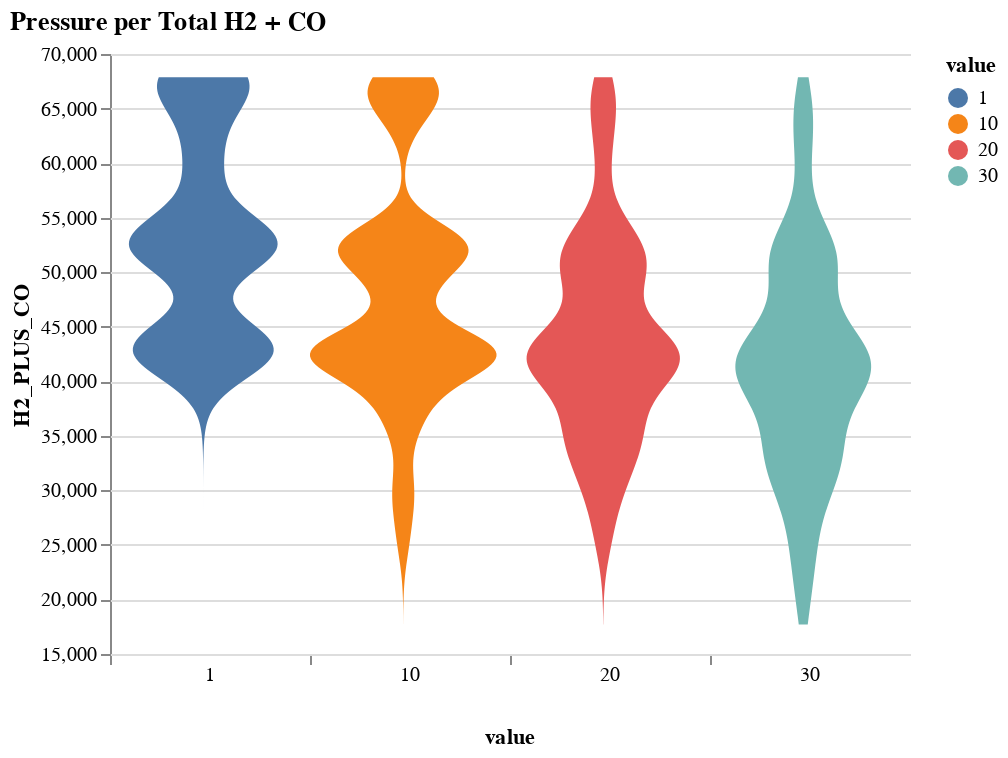

The cell this chart's notebook holds for it:
### Code cell
df1=merged_subset[["pressure","H2_PLUS_CO"]].melt(id_vars=['H2_PLUS_CO'])
df1
pressure_h2_co = alt.Chart(df1, title = "Pressure per Total H2 + CO").transform_density(
    'H2_PLUS_CO',
    as_=['H2_PLUS_CO', 'density'],
    # extent=[5, 50],
    groupby=['value']
).mark_area(orient='horizontal').encode(
    y='H2_PLUS_CO:Q',
    color='value:N',
    x=alt.X(
        'density:Q',
        stack='center',
        impute=None,
        title=None,
        axis=alt.Axis(labels=False, values=[0],grid=False, ticks=True)
    ),
    # facet=alt.Facet(column = 'variable:O'),
    column=alt.Column(
        'value:N',
        header=alt.Header(
            titleOrient='bottom',
            labelOrient='bottom',
            labelPadding=0
        )
    )
).properties(
    width=100
).configure_facet(
    spacing=0
).configure_view(
    stroke=None
)

pressure_h2_co

### Figure 1 — Vega-Lite specification as saved in the notebook (floating-point values rounded to 4 significant figures; data arrays with more than 128 entries replaced by an {"elided": "..."} marker saying what was removed)
{"config": {"view": {"continuousWidth": 400, "continuousHeight": 300, "stroke": null}, "facet": {"spacing": 0}}, "data": {"name": "data-0ac543c74978056f0d8de5427f2de6b3"}, "mark": {"type": "area", "orient": "horizontal"}, "encoding": {"color": {"type": "nominal", "field": "value"}, "column": {"type": "nominal", "field": "value", "header": {"labelOrient": "bottom", "labelPadding": 0, "titleOrient": "bottom"}}, "x": {"type": "quantitative", "axis": {"grid": false, "labels": false, "ticks": true, "values": [0]}, "field": "density", "impute": null, "stack": "center", "title": null}, "y": {"type": "quantitative", "field": "H2_PLUS_CO"}}, "title": "Pressure per Total H2 + CO", "transform": [{"density": "H2_PLUS_CO", "groupby": ["value"], "as": ["H2_PLUS_CO", "density"]}], "width": 100, "$schema": "https://vega.github.io/schema/vega-lite/v4.8.1.json", "datasets": {"data-0ac543c74978056f0d8de5427f2de6b3": {"elided": "3186 records"}}}
